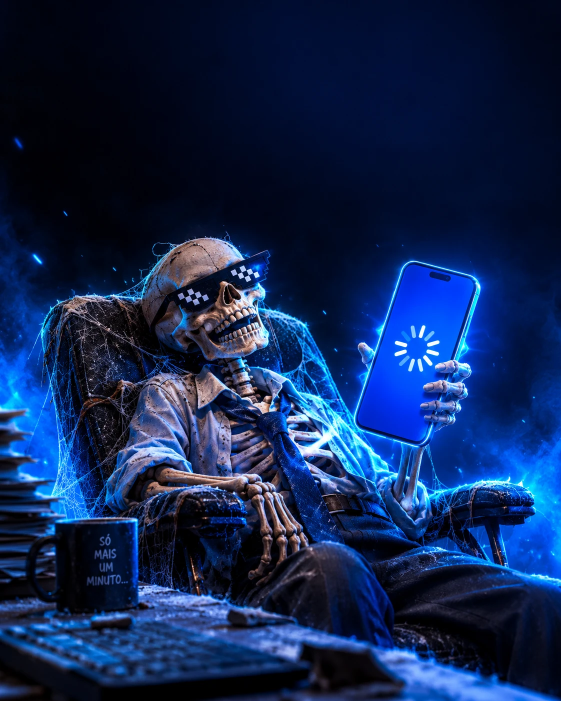
#> input picture designs/assets/esqueleto-original.webp, 1122 x 1402 px (shown at 1/2 size)
$ python grade.py ../designs/assets/esqueleto-original.webp out.png
#> lines starting #> are read from the running program, lines starting #| are printed output that depends on the picture
#!/usr/bin/env python3
"""Color grade da dot: deixa qualquer foto com a mesma cara (sombras azul-marinho, luzes branco-azuladas,
azul vivo nos meios-tons, bloom nos realces e vinheta) e recorta em 1080x1350.

Uso: python3 tools/grade.py entrada.jpg saida.png [--foco X Y] [--forca 0.55] [--escuro 0.85] [--zoom 1.0]
  --foco: ponto (0–1) que fica no centro do recorte 4:5 (padrão 0.5 0.5)
  --forca: quanto puxar para a paleta (0 = original, 1 = duotone total)
  --escuro: brilho final (1 = igual)
"""
import argparse
import numpy as np
from PIL import Image, ImageFilter

ap = argparse.ArgumentParser()
ap.add_argument("inp"); ap.add_argument("out")
ap.add_argument("--foco", nargs=2, type=float, default=[0.5, 0.5])
ap.add_argument("--forca", type=float, default=0.55)
ap.add_argument("--escuro", type=float, default=0.85)
ap.add_argument("--zoom", type=float, default=1.0)
ap.add_argument("--sat", type=float, default=1.35)
ap.add_argument("--contraste", type=float, default=1.3)
ap.add_argument("--descer", type=int, default=0, help="empurra a foto N px para baixo; o topo vira água/céu escuro")
a = ap.parse_args()

W, H = 1080, 1350
im = Image.open(a.inp).convert("RGB")
#> im is the input picture: PIL image 1122x1402 RGB; mean R, G, B 16.9, 38.4, 82.5
# recorte 4:5 em torno do foco
iw, ih = im.size
#> iw = 1122; ih = 1402
ch = ih / a.zoom; cw = ch * W / H
#> after `ch = ih / a.zoom`: ch = 1402
#> after `cw = ch * W / H`: cw = 1121.6
if cw > iw / a.zoom:
    cw = iw / a.zoom; ch = cw * H / W
cx = min(max(a.foco[0] * iw, cw / 2), iw - cw / 2); cy = min(max(a.foco[1] * ih, ch / 2), ih - ch / 2)
#> after `cx = min(max(a.foco[0] * iw, cw / 2), iw - cw / 2)`: cx = 561
#> after `cy = min(max(a.foco[1] * ih, ch / 2), ih - ch / 2)`: cy = 701
im = im.crop((int(cx - cw / 2), int(cy - ch / 2), int(cx + cw / 2), int(cy + ch / 2))).resize((W, H), Image.LANCZOS)
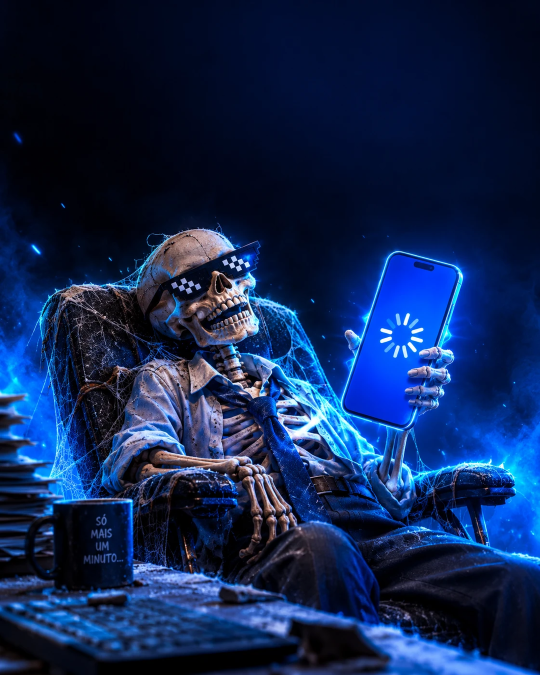
#> im: PIL image 1080x1350 RGB (shown at 1/2 size); mean R, G, B 17, 38.4, 82.4
im = im.filter(ImageFilter.UnsharpMask(radius=2, percent=60, threshold=2))
if a.descer:
    n = a.descer; cv = Image.new("RGB", (W, H))
    topo = im.crop((0, 0, W, 8)).resize((1, 1)).getpixel((0, 0))
    fundo = tuple(int(c * 0.55) for c in topo)
    grad = Image.linear_gradient("L").resize((W, n + 1))
    cv.paste(Image.composite(Image.new("RGB", (W, n + 1), topo), Image.new("RGB", (W, n + 1), fundo), grad), (0, 0))
    cv.paste(im.crop((0, 0, W, H - n)), (0, n))
    seam = 220; m = Image.linear_gradient("L").resize((W, seam))
    cv.paste(Image.composite(cv.crop((0, n, W, n + seam)), Image.new("RGB", (W, seam), topo), m), (0, n))
    im = cv.filter(ImageFilter.GaussianBlur(0))

x = np.asarray(im).astype(np.float32) / 255.0
lum = (0.2126 * x[..., 0] + 0.7152 * x[..., 1] + 0.0722 * x[..., 2])[..., None]
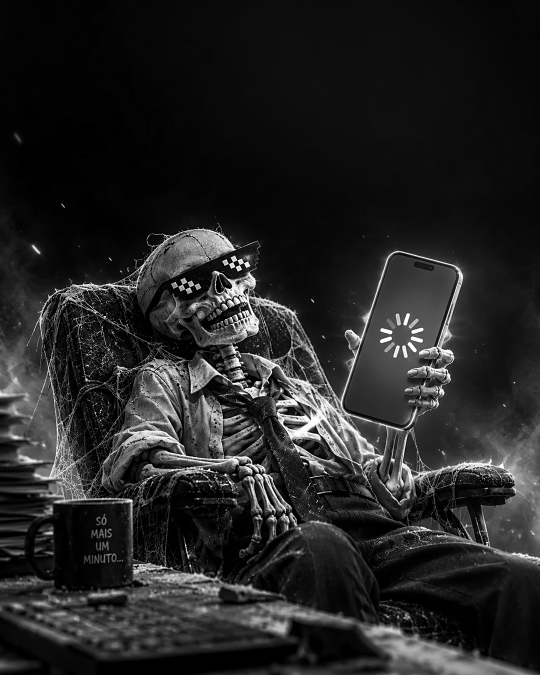
#> lum: shape (1350, 1080, 1) float32 (shown at 1/2 size); min 0, max 1, mean 0.146
# curva em S suave no brilho
lum_c = np.clip((lum - 0.5) * a.contraste + 0.5, 0, 1)
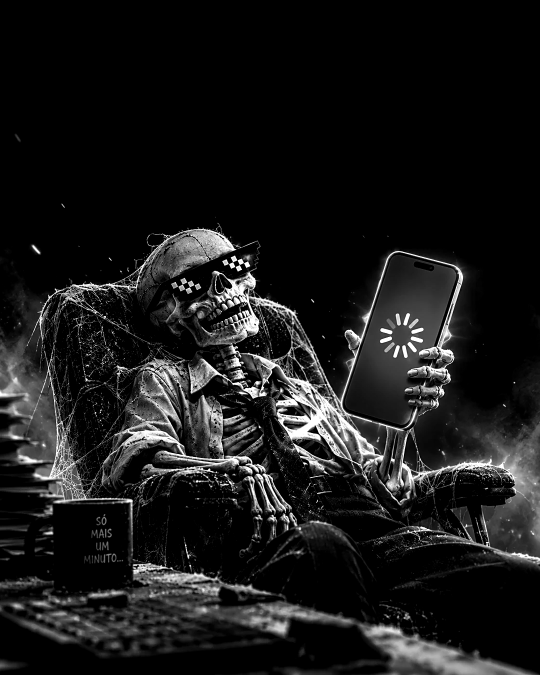
#> lum_c: shape (1350, 1080, 1) float32 (shown at 1/2 size); min 0, max 1, mean 0.102
# paleta: preto azulado -> azul dot -> azul claro -> branco gelo
stops = np.array([[0.00, 4, 6, 16], [0.28, 14, 30, 90], [0.55, 52, 100, 235], [0.80, 150, 185, 255], [1.00, 236, 242, 255]], np.float32)
duo = np.stack([np.interp(lum_c[..., 0], stops[:, 0], stops[:, k]) for k in (1, 2, 3)], -1) / 255.0
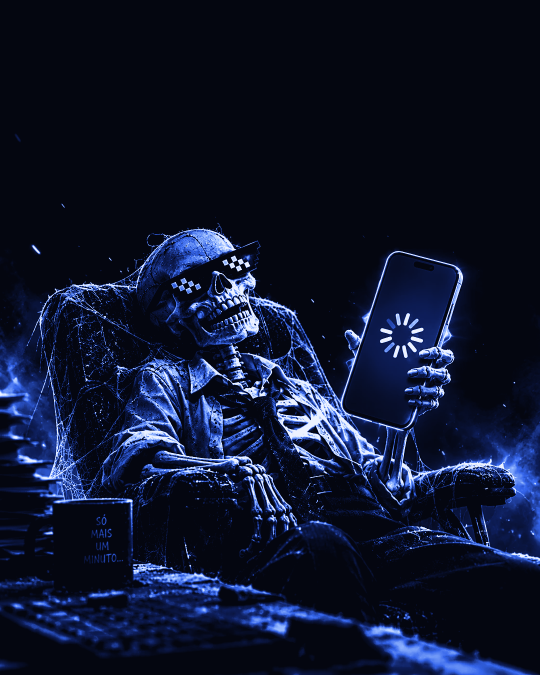
#> duo: shape (1350, 1080, 3) float64 (shown at 1/2 size); mean R, G, B 0.0587, 0.0863, 0.183
y = x * (1 - a.forca) + duo * a.forca
# realça azuis e tira amarelo/verde demais
y[..., 2] = np.clip(y[..., 2] * 1.06, 0, 1); y[..., 1] = y[..., 1] * 0.97
# contraste + saturação (cor viva)
y = np.clip((y - 0.5) * (1 + (a.contraste - 1) * 0.6) + 0.5, 0, 1)
g = y.mean(-1, keepdims=True); y = np.clip(g + (y - g) * a.sat, 0, 1)
y = y * a.escuro
# vinheta
yy, xx = np.mgrid[0:H, 0:W]
d = np.sqrt(((xx - W / 2) / (W * 0.62)) ** 2 + ((yy - H / 2) / (H * 0.62)) ** 2)
y = y * np.clip(1.15 - 0.55 * d ** 2, 0.35, 1)[..., None]
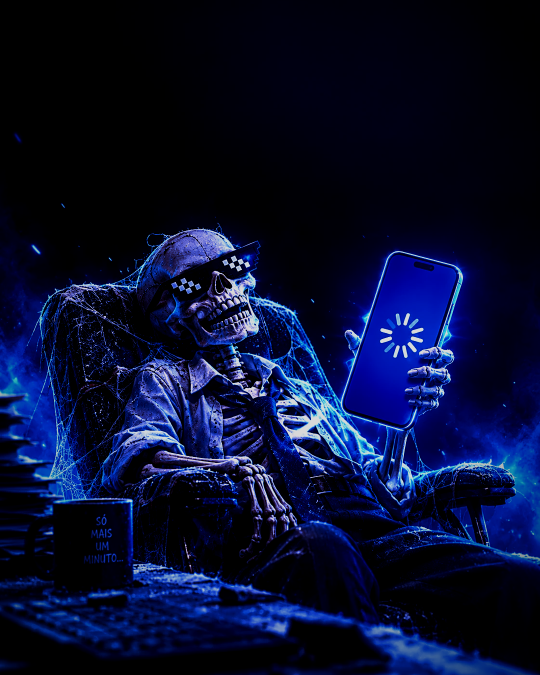
#> y: shape (1350, 1080, 3) float64 (shown at 1/2 size); mean R, G, B 0.0286, 0.0547, 0.191
out = Image.fromarray((np.clip(y, 0, 1) * 255).astype(np.uint8))
# bloom nos realces
hi = out.convert("L").point(lambda v: 0 if v < 175 else int((v - 175) * 3.1))
glow = Image.merge("RGB", [hi.point(lambda v: int(v * .55)), hi.point(lambda v: int(v * .75)), hi]).filter(ImageFilter.GaussianBlur(22))
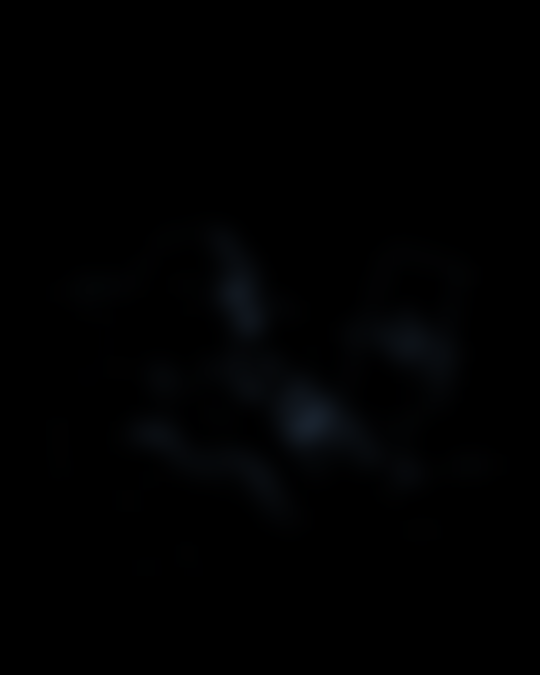
#> glow: PIL image 1080x1350 RGB (shown at 1/2 size); mean R, G, B 0.8, 1.1, 1.5
o = np.asarray(out).astype(np.float32) / 255; g = np.asarray(glow).astype(np.float32) / 255
#> after `g = np.asarray(glow).astype(np.float32) / 255`:
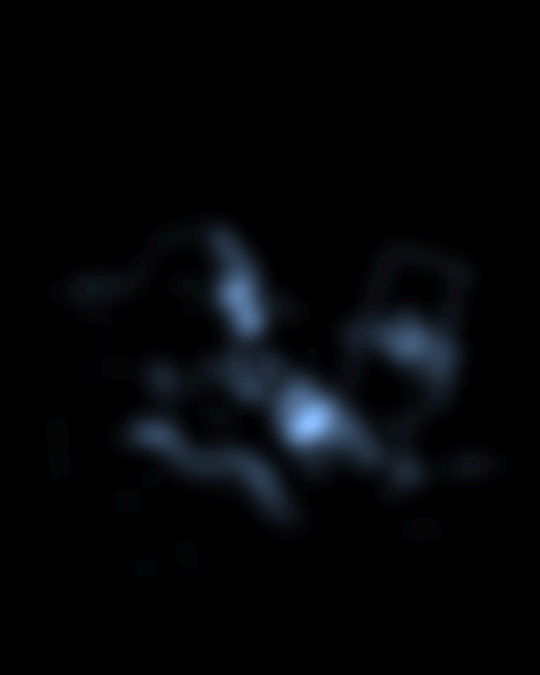
#> g: shape (1350, 1080, 3) float32 (shown at 1/2 size); mean R, G, B 0.00306, 0.00423, 0.00571; drawn with min black and max white
o = 1 - (1 - o) * (1 - g * 0.8)
Image.fromarray((np.clip(o, 0, 1) * 255).astype(np.uint8)).save(a.out)
print("ok", a.out)

$ run again, on designs/assets/esqueleto-recorte.png
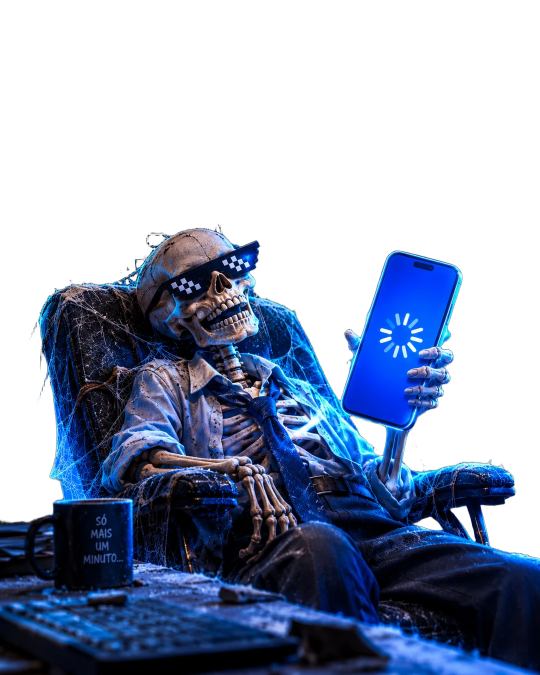
#> input picture designs/assets/esqueleto-recorte.png, 1080 x 1350 px (shown at 1/2 size)
#> `im = Image.open(a.inp).convert("RGB")`:
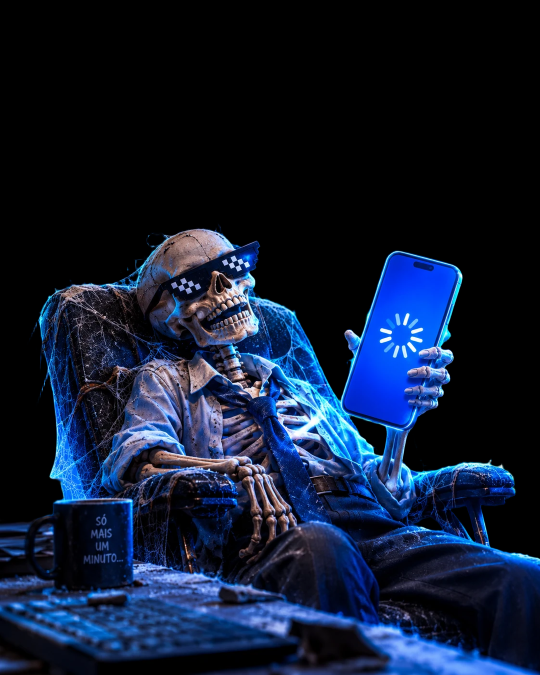
#> im: PIL image 1080x1350 RGB (shown at 1/2 size); mean R, G, B 16.2, 27.5, 50.3
#> `y = y * np.clip(1.15 - 0.55 * d ** 2, 0.35, 1)[..., None]`:
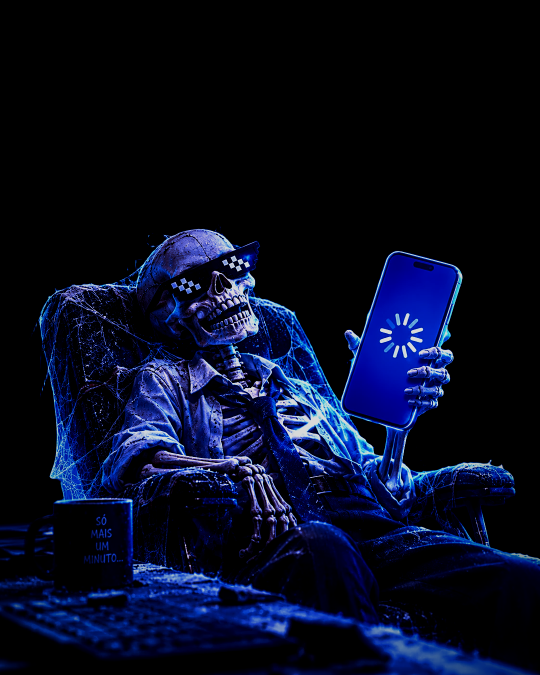
#> y: shape (1350, 1080, 3) float64 (shown at 1/2 size); mean R, G, B 0.0276, 0.0477, 0.137
